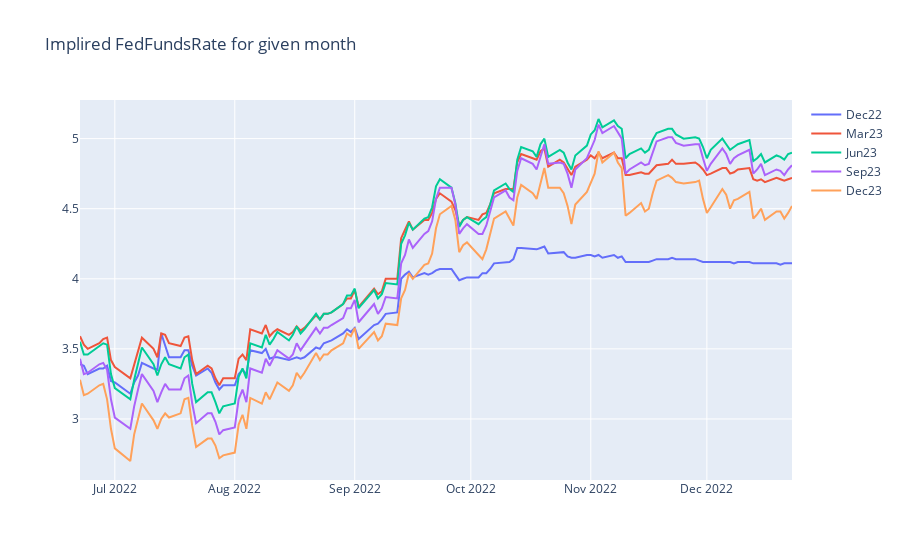

The notebook cell saved with this chart:
### Code cell
#using "FFR__df" class to parse, clean and transform Fed Funds Futures data

df = FFR__df().df

#plotting futures data
#0y axis is the rate 
#0x date 
#legends correspond to futures contracts from yahoo finance  

fig_2 = go.Figure()
fig_2.update_layout(title = "Implired FedFundsRate for given month")

#setting number of months and intervals 
for i in df.columns[1::3]: 
    #converting column name into datetime format, for lines naming 
    dt = datetime.strptime(i, '%Y-%m-%d' )
    fig_2.add_trace(go.Scatter(x = df['Date'], y = df[i], name = dt.strftime("%b") + dt.strftime("%y")))
fig_2.show()

### Figure 1 — Plotly figure (JSON) as saved in the notebook; plotly's stock layout.template omitted (floating-point values rounded to 4 significant figures; data arrays with more than 128 entries replaced by an {"elided": "..."} marker saying what was removed)
{"data": [{"name": "Dec22", "type": "scatter", "x": {"elided": "130 str values"}, "y": {"elided": "130 float values"}}, {"name": "Mar23", "type": "scatter", "x": {"elided": "130 str values"}, "y": {"elided": "130 float values"}}, {"name": "Jun23", "type": "scatter", "x": {"elided": "130 str values"}, "y": {"elided": "130 float values"}}, {"name": "Sep23", "type": "scatter", "x": {"elided": "130 str values"}, "y": {"elided": "130 float values"}}, {"name": "Dec23", "type": "scatter", "x": {"elided": "130 str values"}, "y": {"elided": "130 float values"}}], "layout": {"title": {"text": "Implired FedFundsRate for given month"}}}
